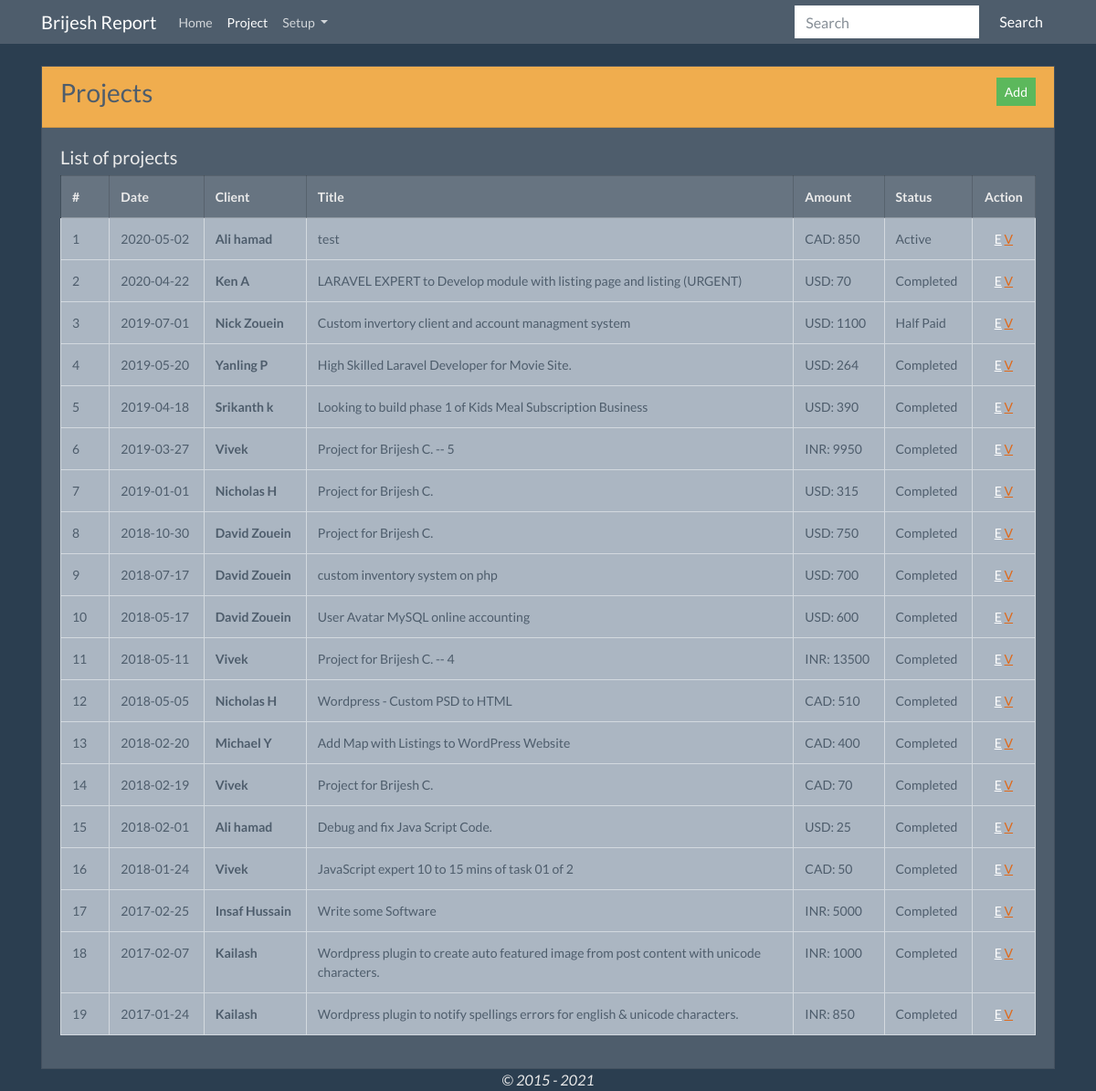
The page /index.php/projects on the database its author committed.
### tables this page shows
CREATE TABLE "projects" (
	"id"	INTEGER PRIMARY KEY AUTOINCREMENT,
	"date"	TEXT NOT NULL,
	"name"	INTEGER NOT NULL,
	"client_id"	INTEGER NOT NULL,
	"status_id"	INTEGER NOT NULL,
	"currency_id"	INTEGER NOT NULL,
	"source_id"	INTEGER NOT NULL,
	"project_amount"	TEXT,
	"project_fee"	TEXT DEFAULT 0,
	"milestone_total"	TEXT DEFAULT 0,
	"description"	TEXT,
	"proposal"	TEXT DEFAULT 'No proposal here provided'
);

CREATE TABLE "clients" (
	"id"	INTEGER PRIMARY KEY AUTOINCREMENT,
	"name"	TEXT NOT NULL,
	"source_id"	INTEGER,
	"discuss_on"	TEXT,
	"payment_through_id"	INTEGER NOT NULL,
	"actor_id"	INTEGER,
	"actor_ip"	TEXT,
	"deleted_at"	INTEGER,
	"created_at"	TEXT,
	"updated_at"	TEXT
);

CREATE TABLE "currencies" (
	"id"	INTEGER PRIMARY KEY AUTOINCREMENT,
	"name"	TEXT NOT NULL,
	"symbol"	TEXT,
	"short_name"	TEXT,
	"position"	TEXT DEFAULT 'left',
	"is_active"	INTEGER DEFAULT 1
);

CREATE TABLE "project_status" (
	"id"	INTEGER PRIMARY KEY AUTOINCREMENT,
	"name"	TEXT
);

### application/controllers/Projects.php (called while the page is built, shortened)
<?php
class Projects extends CI_Controller {
	public function __construct()
    {
        $this->load->helper('url_helper');
    }
    public function index()
    {
        $data['projects'] = $this->project->all();
        $this->load->view('projects/index', $data);
    }
}

### index.php (called while the page is built, shortened)
<?php
require_once BASEPATH.'core/CodeIgniter.php';

### application/models/Project.php (called while the page is built, shortened)
<?php
	class Project extends CI_Model {
        private $tb = 'projects';
        public function all()
        {
        	return $this->getProject();
        }
        public function getProject($id = '')
        {
            $this->db->select('
                projects.id,
                projects.name,
                projects.date,
                projects.proposal,
                projects.description,
                project_amount,
                client_id,
                projects.currency_id,
                status_id,
                projects.source_id,
                clients.name as client,
                currencies.name as currency,
                currencies.symbol as currency_symbol,
                currencies.short_name as currency_short,
                project_from.name as source,
                project_status.name as status,
                '
            );
            $this->db->join('clients', 'clients.id = projects.client_id', 'left');
            $this->db->join('project_from', 'project_from.id = projects.source_id', 'left');
            $this->db->join('currencies', 'currencies.id = projects.currency_id', 'left');
            $this->db->join('project_status', 'project_status.id = projects.status_id', 'left');
            $this->db->from($this->tb);
            $this->db->order_by('projects.date', 'DESC');
            $query = $this->db->get();
            $projects = $query->result_array();
            foreach ($projects as $key => $project) {
                $projects[$key]['milestone'] = $this->milestones($project['id']);
            }
            return $id == '' ? $projects : $projects[0];
        }
    public function milestones($projectId)
    {
        $tb = 'milestones';
        $this->db->select("
                $tb.id,
                $tb.date,
                $tb.description,
                $tb.amount,
                $tb.status,
                currencies.name as currency,
                currencies.symbol as currency_symbol,
                currencies.short_name as currency_short,
                "
            );
        $this->db->where('project_id', $projectId);
        $this->db->join('currencies', "currencies.id = $tb.currency_id", 'left');
        $this->db->order_by('date', 'ASC');
        $query = $this->db->get($tb);
        return $query->result_array();
    }
}
?>

### application/views/projects/index.php (the view, shortened to what this page needs)
<div class="container">
	<div class="card mt-4">
		<div class="card-header bg-warning text-dark"><h3 class="float-left">Projects</h3> <a href="<?= base_url();?>project/add" class="btn btn-sm btn-success float-right" >Add</a></div>
		<div class="card-body">
			<div class="row">
				<div class="col-md-12">
					<h5>List of projects</h5>
				</div>
			</div>
			<div class="row">
				<div class="col-md-12">
					<div class="table-responsive">
						<table class="table  table-bordered">
							<tr class="table-active">
								<th style="width: 5%">#</th>
								<th>Date</th>
								<th>Client</th>
								<th class="w-50">Title</th>
								<th>Amount</th>
								<th>Status</th>
								<th class="text-center">Action</th>
							</tr>
							<?php $index = 1; ?>
							<?php foreach ($projects as $key => $project): ?>
								<tr class="table-light text-dark">
									<td><?= $index++; ?></td>
									<td><?= $project['date'] ?></td>
									<td><b><?= $project['client'] ?></b></td>
									<td><?= $project['name'] ?></td>
									<td><?= $project['currency_short']. ': ' . $project['project_amount'] ?></td>
									<td><?= $project['status'] ?></td>
									<td class="text-center">
										<a href="<?= base_url();?>project/<?= $project['id'] ?>/edit">E</a>
										<a class="text-primary" href="<?= base_url();?>project/<?= $project['id'] ?>/view">V</a>
									</td>
								</tr>
							<?php endforeach ?>
						</table>
					</div>
				</div>
			</div>
		</div>
	</div>
</div>

### rows shown on the page
projects: date "2020-05-02", client.name "Ali hamad", name "test", currency.short_name "CAD", project_amount "850", project_status.name "Active"
projects: date "2020-04-22", client.name "Ken A", name "LARAVEL EXPERT to Develop module with listing page and listing (URGENT)", currency.short_name "USD", project_amount "70", project_status.name "Completed"
projects: date "2019-07-01", client.name "Nick Zouein", name "Custom invertory client and account managment system", currency.short_name "USD", project_amount "1100", project_status.name "Half Paid"
projects: date "2019-05-20", client.name "Yanling P", name "High Skilled Laravel Developer for Movie Site.", currency.short_name "USD", project_amount "264", project_status.name "Completed"
projects: date "2019-04-18", client.name "Srikanth k", name "Looking to build phase 1 of Kids Meal Subscription Business", currency.short_name "USD", project_amount "390", project_status.name "Completed"
projects: date "2019-03-27", client.name "Vivek", name "Project for Brijesh C. -- 5", currency.short_name "INR", project_amount "9950", project_status.name "Completed"
projects: date "2019-01-01", client.name "Nicholas H", name "Project for Brijesh C.", currency.short_name "USD", project_amount "315", project_status.name "Completed"
projects: date "2018-10-30", client.name "David Zouein", name "Project for Brijesh C.", currency.short_name "USD", project_amount "750", project_status.name "Completed"
projects: date "2018-07-17", client.name "David Zouein", name "custom inventory system on php", currency.short_name "USD", project_amount "700", project_status.name "Completed"
projects: date "2018-05-17", client.name "David Zouein", name "User Avatar MySQL online accounting", currency.short_name "USD", project_amount "600", project_status.name "Completed"
projects: date "2018-05-11", client.name "Vivek", name "Project for Brijesh C. -- 4", currency.short_name "INR", project_amount "13500", project_status.name "Completed"
projects: date "2018-05-05", client.name "Nicholas H", name "Wordpress - Custom PSD to HTML", currency.short_name "CAD", project_amount "510", project_status.name "Completed"
projects: date "2018-02-20", client.name "Michael Y", name "Add Map with Listings to WordPress Website", currency.short_name "CAD", project_amount "400", project_status.name "Completed"
projects: date "2018-02-19", client.name "Vivek", name "Project for Brijesh C.", currency.short_name "CAD", project_amount "70", project_status.name "Completed"
projects: date "2018-02-01", client.name "Ali hamad", name "Debug and fix Java Script Code.", currency.short_name "USD", project_amount "25", project_status.name "Completed"
projects: date "2018-01-24", client.name "Vivek", name "JavaScript expert 10 to 15 mins of task 01 of 2", currency.short_name "CAD", project_amount "50", project_status.name "Completed"
projects: date "2017-02-25", client.name "Insaf Hussain", name "Write some Software", currency.short_name "INR", project_amount "5000", project_status.name "Completed"
projects: date "2017-02-07", client.name "Kailash", name "Wordpress plugin to create auto featured image from post content with unicode characters.", currency.short_name "INR", project_amount "1000", project_status.name "Completed"
projects: date "2017-01-24", client.name "Kailash", name "Wordpress plugin to notify spellings errors for english & unicode characters.", currency.short_name "INR", project_amount "850", project_status.name "Completed"
